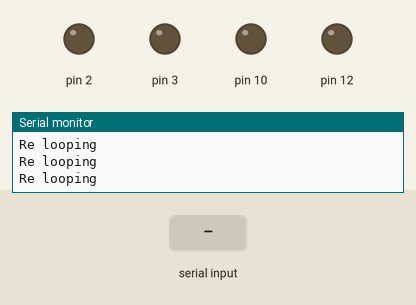
Recording of a sketch running on a simulated Arduino Uno, built with avr-gcc and run on an emulated ATmega328P. Shown: output pins drawn as LEDs (lit = HIGH), the last lines printed to the serial monitor. The test bench sets the inputs (shaded band).

Above: at 1.2 s.
1.3 s: "*\n" received over Serial
3.8 s: "%\n" received over Serial
At 5.1 s:
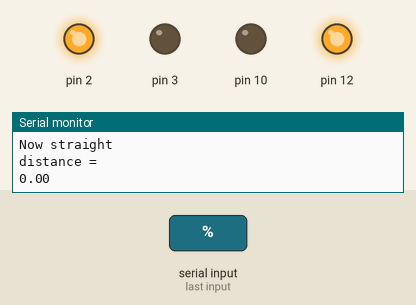
At 9.9 s:
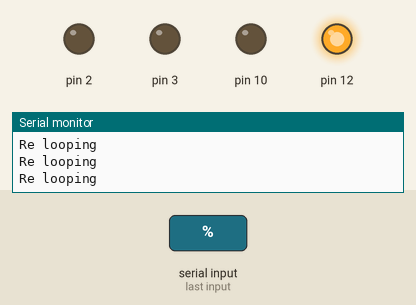
Timing chart, 0 to 11.4 s (numbered marks = the images above; inputs shaded):
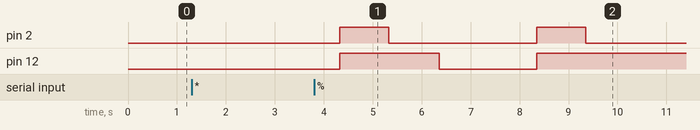

The sketch:

ArduinoToGPSshield2.ino
```cpp
#include<math.h>

float val1, val3, val5, val7,arc=38,angle,radius=6,a,d,t,lat,lon,x,y,test,distance;
int p=1,R=63710,val2,val4;
String inString = "",firstVal, secondVal, thirdVal, forthVal, fifthVal, sixthVal, seventhVal, eighthVal;

void setup()
{
  Serial.begin(9600);
  pinMode(10,OUTPUT);
  pinMode(2,OUTPUT);
  pinMode(12,OUTPUT);
  pinMode(3,OUTPUT);
  Serial.println("Start listening for GPS Shield...");
}

void loop()
{
  Serial.println("Re looping");
  while (Serial.available() > 0)
  {
    inString = Serial.readString();
    for (int i = 0; i < inString.length(); i++)
    {
      if (inString.substring(i, i+1) == "*")
      {
        firstVal = inString.substring(1, i);
        secondVal = inString.substring(i+1);
        //Serial.println("Latitude: " + (firstVal) + ", second: " + (secondVal));
      }
    }
    for (int i = 0; i < secondVal.length(); i++)
    {
      if (secondVal.substring(i, i+1) == "%")
      {
        thirdVal = secondVal.substring(0, i);
        forthVal = secondVal.substring(i+1);
        //Serial.println("Longitude: " + (thirdVal) + ", forth: " + (forthVal));
      }
    }

    for (int i = 0; i < forthVal.length(); i++)
    {
      if (forthVal.substring(i, i+1) == "@")
      {
        fifthVal = forthVal.substring(0, i);
        sixthVal = forthVal.substring(i+1);
        //Serial.println("Accuracy: " + (fifthVal) + ", sixth: " + (sixthVal));
        //test = fifthVal.toFloat();
      }
    }

    for (int i = 0; i < sixthVal.length(); i++)
    {
      if (sixthVal.substring(i, i+1) == "#")
      {
        seventhVal = sixthVal.substring(0, i);
        eighthVal = sixthVal.substring(i+1);
        //Serial.println("Time: " + (seventhVal) + ", eighth: " + (eighthVal));
      }
    }
    val2=firstVal.toInt();
    val4=thirdVal.toInt();
    firstVal=firstVal.substring(3);
    thirdVal=thirdVal.substring(3);
    val1 = firstVal.toFloat();
    val3 = thirdVal.toFloat();
    val1=val2+val1/10000000;
    val3=val4+val3/10000000;
    if(p==1){
    lat=val3;
    lon=val1;
    }

    Serial.print("Latitude : ");
    Serial.println(val1,7);
    Serial.print("Longitude : ");
    Serial.println(val3,7);

    angle=atan(sin(val1-lon)*cos(lat)*cos(val3)*sin(lat)-sin(val3)*cos(lat)*cos(val1-lon));
    Serial.print("angle:");
    Serial.println(angle,7);
    d=angle*arc;
    t=d/(((3.14*2)/3)*radius);

    if(angle>0)
    {
      digitalWrite(10,LOW);
      digitalWrite(12,HIGH);
      digitalWrite(3,LOW);
      digitalWrite(2,LOW);
      }
  if(angle<0)
  {
    digitalWrite(10,LOW);
    digitalWrite(12,LOW);
    digitalWrite(2,HIGH);
    digitalWrite(3,LOW);
    Serial.println("here");

  }
  Serial.print("time for rotation : ");

  if(t<0)
  {
    t=t*-1;
  }
  Serial.println(t);
  delay(t*1000);
    digitalWrite(10,LOW);
    digitalWrite(12,LOW);
    digitalWrite(3,LOW);
    digitalWrite(2,LOW);
    delay(2000);

    digitalWrite(12,HIGH);
    digitalWrite(10,LOW);
    digitalWrite(2,HIGH);
    digitalWrite(3,LOW);

    Serial.println("Now straight");


    distance=(acos(sin(lat)*sin(val3)+cos(lat)*cos(val3)*cos(val1-lon)))*R;
    if(distance<0)
    {
      distance=(-1)*distance;
    }
    Serial.println("distance =" );
    Serial.print(distance);
    delay(  (distance/(3.14*(2/3)*radius*1000)));
    delay(1000);
    digitalWrite(7,LOW);
    digitalWrite(8,LOW);
    digitalWrite(3,LOW);
    digitalWrite(2,LOW);
    p++;
    lat=val3;
    lon=val1;

  }

}
```

module1.c
```cpp
#include<stdio.h>

void main()
{
int q,M,Y;
scanf("%d",&q);
scanf("%d",&M);
scanf("%d",&Y);
int m,y;

if(M==1||M==2){
m=M+12;
	y=Y-1;
}
int h;
h=(q+((13*(m+1)))/5+y+(y/4)-(y/100)+(y/400))%7;

printf("Date %d-%d-%d is weekday %d",q,M,Y,h);
}
```

module2.c
```cpp
#include<stdio.h>

void main()
{
	int d,m,y,days=0,b=0;
	scanf("%d",&d);
	scanf("%d",&m);
	scanf("%d",&y);
	int a=2001;


	while(y!=a){

	if(a%4==0){
			days=days+366;
		}
	else{
		days=days+365;
		}

	a++;
	}
	if(y==a)
		{
			if(m==3||m==5||m==7||m==8||m==10||m==12)
				{ if(y%4==0)
					{days=days+29+(m/2)*31+((m-2)/2)*30;}
				else
					{days=days+28+(m/2)*31+((m-2)/2)*30;}
				}
			else if(m==2||m==4||m==6||m==9||m==11)
				{ if(y%4==0)
					{days=days+29+(m/2)*31+((m-2)/2)*30;}
				else
					{days=days+28+(m/2)*31+((m-2)/2)*30;}
				}

	days=days+d;
		}


int c=0;
	if(days>7){
	 c=days%7;}
	else { c=d;}
printf("\n weedday is %d ",c);
switch(c)
{
	case 1: printf("Monday");break;
	case 2: printf("Tuesday");break;
	case 3: printf("Wendsday");break;
	case 4: printf("Thrusday");break;
	case 5: printf("Friday");break;
	case 6: printf("Saturday");break;
	case 7: printf("Sunday");break;
}
}
```

module3.c
```cpp
#include<stdio.h>

void main()
{
	int m=0,n=1,mo,month;
	printf("\nEnter the month to find the rabbit population on the first day of that month ");
	scanf("%d",&month);
	for(int i=2;i<=month;i++)
	{	mo=m;
		m=m+n;
		n=mo;
	}
 printf("\nNumber of mature pair = %d and newborn %d \n total population is %d \n",m,n,m+n);
}
```

Measured:
- by itself, pin 2: alternates HIGH for 1.0 s and LOW for 3.0 s
